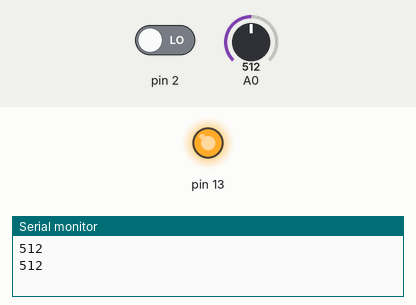
Recording of a sketch running on a simulated Arduino Uno, built with avr-gcc and run on an emulated ATmega328P. On the bench: output pins drawn as LEDs (lit = HIGH), the last lines printed to the serial monitor. The test bench sets the inputs (shaded band); at power-on: A0 = 512, pin 2 LOW.

Above: at 1.8 s.
1.9 s: A0 set to 409
3.4 s: A0 set to 393
At 5.2 s:
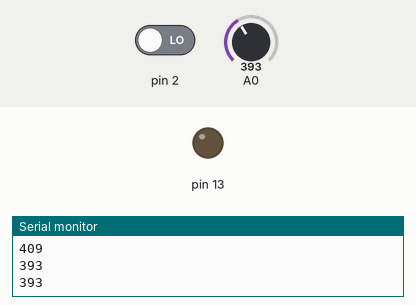
5.5 s: A0 set to 410
At 6.9 s:
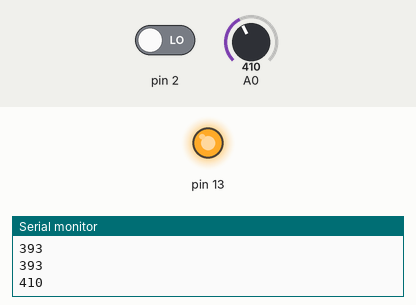
7.5 s: A0 set to 390
At 8.5 s:
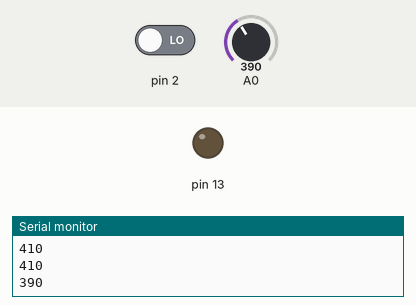
Timing chart, 0 to 10.5 s (numbered marks = the images above; inputs shaded):
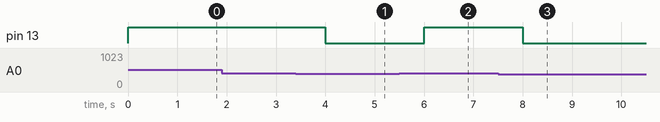

The sketch:

wow_.ino
```cpp
int sensorValue;
int digitalValue;
void setup()
{

Serial.begin(9600); // sets the serial port to 9600
pinMode(13, OUTPUT);
pinMode( 3, INPUT);

}


void loop()

{

sensorValue = analogRead(0); // read analog input pin 0

digitalValue = digitalRead(2);
if(sensorValue>400)
{
digitalWrite(13, HIGH);
}
else
digitalWrite(13, LOW);
Serial.println(sensorValue, DEC); // prints the value read
//Serial.println(digitalValue, DEC);

delay(1000); // wait 100ms for next reading

}
```

Measured:
- the behaviour switches between 401 and 400 on A0 (found by bisection; images 0 and 1)
- after the input at 3.4 s, pin 13: HIGH → LOW after 0.60 s
- after the input at 5.5 s, pin 13: LOW → HIGH after 0.50 s
- after the input at 7.5 s, pin 13: HIGH → LOW after 0.50 s
